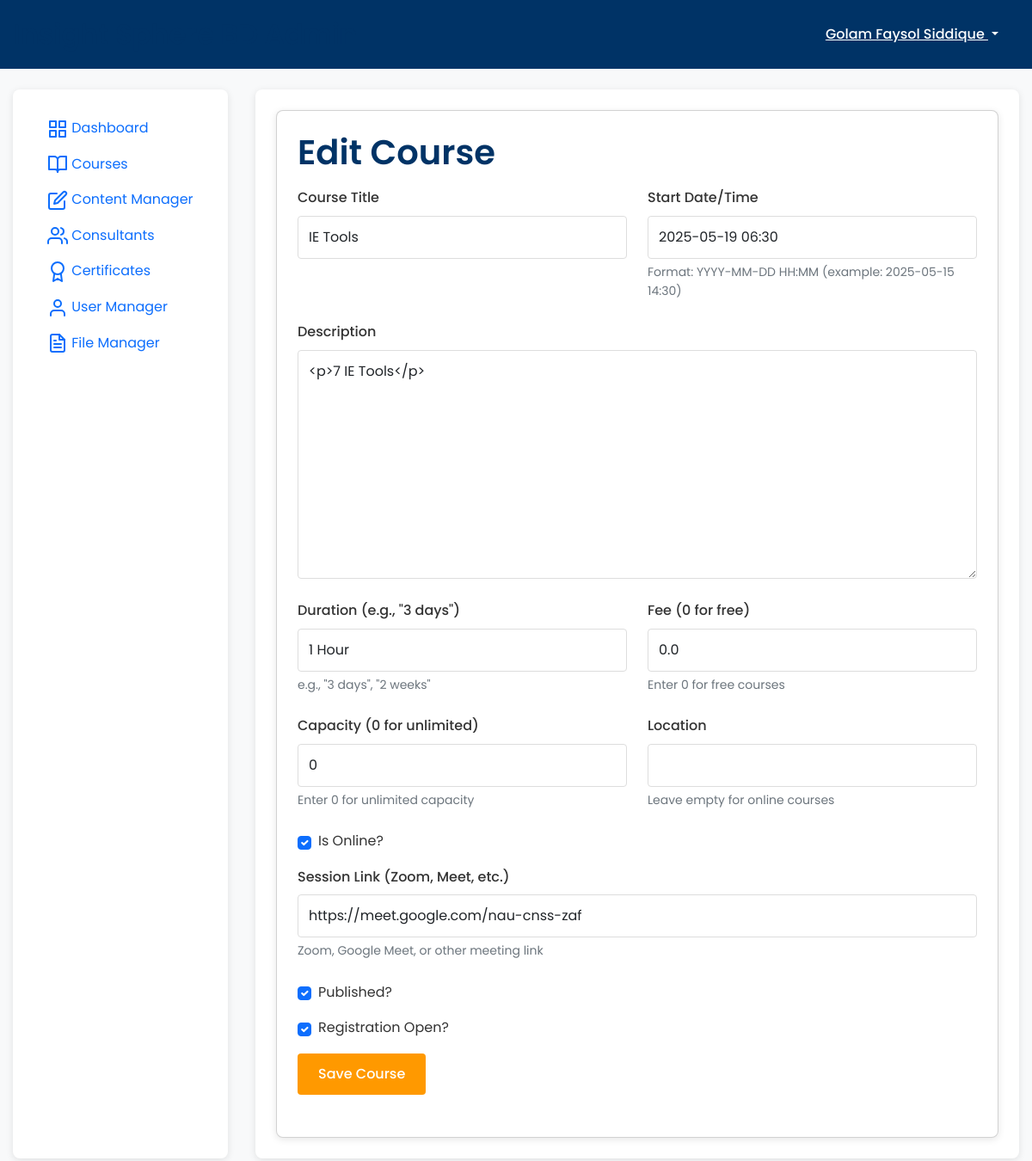
The page /admin/courses/edit/1 (signed in) on the database its author committed.
### models.py (models this page shows, shortened)
class User(UserMixin, db.Model):
    id = db.Column(db.Integer, primary_key=True)
    username = db.Column(db.String(64), unique=True, nullable=False)
    email = db.Column(db.String(120), unique=True, nullable=False)
    password_hash = db.Column(db.String(256))
    full_name = db.Column(db.String(100))
    phone = db.Column(db.String(20))
    role = db.Column(db.String(20), default='user')  # user, admin, super_admin, consultant
    created_at = db.Column(db.DateTime, default=datetime.utcnow)
    courses = db.relationship('Course', secondary=registrations,
                             backref=db.backref('participants', lazy='dynamic'))
    payments = db.relationship('Payment', backref='user', lazy=True)
    certificates = db.relationship('Certificate', backref='user', lazy=True)
    is_consultant = db.Column(db.Boolean, default=False)
    bio = db.Column(db.Text)
    position = db.Column(db.String(100))
    photo_url = db.Column(db.String(255))
    photo_filename = db.Column(db.String(255), nullable=True)
    cv_filename = db.Column(db.String(255), nullable=True)
    def is_admin(self):
        return self.role in ['admin', 'super_admin']
    def is_super_admin(self):
        return self.role == 'super_admin'
    @property
    def is_authenticated(self):
        return True

class Course(db.Model):
    id = db.Column(db.Integer, primary_key=True)
    title = db.Column(db.String(100), nullable=False)
    description = db.Column(db.Text)
    date = db.Column(db.DateTime)
    duration = db.Column(db.String(50))  # e.g., "3 days", "2 weeks"
    fee = db.Column(db.Float, default=0.0)
    capacity = db.Column(db.Integer)
    location = db.Column(db.String(100))
    is_online = db.Column(db.Boolean, default=True)
    session_link = db.Column(db.String(255))  # Zoom, Google Meet, etc.
    is_published = db.Column(db.Boolean, default=False)
    created_at = db.Column(db.DateTime, default=datetime.utcnow)
    registration_open = db.Column(db.Boolean, default=True)
    payment_methods = db.Column(db.String(255), default='stripe,sslcommerz,manual')  # Comma-separated list of payment methods
    allow_bkash = db.Column(db.Boolean, default=True)  # via SSLCommerz
    allow_nagad = db.Column(db.Boolean, default=True)  # via SSLCommerz
    allow_rocket = db.Column(db.Boolean, default=True)  # via SSLCommerz
    allow_cards = db.Column(db.Boolean, default=True)  # via Stripe or SSLCommerz
    creator_id = db.Column(db.Integer, db.ForeignKey('user.id'))
    creator = db.relationship('User', foreign_keys=[creator_id])
    videos = db.relationship('CourseVideo', backref='course', lazy=True)
    materials = db.relationship('CourseMaterial', backref='course', lazy=True)

### routes/admin.py (the view)
    def decorated_function(*args, **kwargs):
        if not current_user.is_authenticated or not current_user.is_admin():
            abort(403)
        return f(*args, **kwargs)

### app.py (called while the page is built)
@login_manager.user_loader
def load_user(user_id):
    from models import User
    return User.query.get(int(user_id))

@app.context_processor
def inject_config():
    from datetime import datetime
    return {'config': app.config, 'now': datetime.utcnow()}

### routes/admin.py (called while the page is built, shortened)
def admin_required(f):
    def decorated_function(*args, **kwargs):
        if not current_user.is_authenticated or not current_user.is_admin():
            abort(403)
        return f(*args, **kwargs)
    decorated_function.__name__ = f.__name__
    return login_required(decorated_function)

@admin_bp.route('/courses/edit/<int:course_id>', methods=['GET', 'POST'])
@admin_required
def course_edit(course_id):
    course = Course.query.get_or_404(course_id)
    form = CourseForm(obj=course)
    return render_template('admin/course_form.html',
                         title='Edit Course',
                         form=form,
                         course=course)

### templates/admin/course_form.html (shortened to what this page needs)
{% extends "admin/layout.html" %}
{% block content %}
<div class="card">
    <div class="card-content">
        <h1>{{ 'Edit' if course else 'Add' }} Course</h1>
        <form method="post" action="" novalidate>
            <div class="row">
                <div class="col-md-6">
                    <div class="form-group">
                        {{ form.title.label(class="form-label") }}
                        {{ form.title(class="form-control") }}
                    </div>
                </div>
                <div class="col-md-6">
                    <div class="form-group">
                        {{ form.date.label(class="form-label") }}
                        {{ form.date(class="form-control") }}
                        <small class="form-text text-muted">Format: YYYY-MM-DD HH:MM (example: 2025-05-15 14:30)</small>
                    </div>
                </div>
            </div>
            <div class="form-group">
                {{ form.description.label(class="form-label") }}
                {{ form.description(class="form-control editor", rows=10) }}
            </div>
            <div class="row">
                <div class="col-md-6">
                    <div class="form-group">
                        {{ form.duration.label(class="form-label") }}
                        {{ form.duration(class="form-control") }}
                        <small class="form-text text-muted">e.g., "3 days", "2 weeks"</small>
                    </div>
                </div>
                <div class="col-md-6">
                    <div class="form-group">
                        {{ form.fee.label(class="form-label") }}
                        {{ form.fee(class="form-control") }}
                        <small class="form-text text-muted">Enter 0 for free courses</small>
                    </div>
                </div>
            </div>
            <div class="row">
                <div class="col-md-6">
                    <div class="form-group">
                        {{ form.capacity.label(class="form-label") }}
                        {{ form.capacity(class="form-control") }}
                        <small class="form-text text-muted">Enter 0 for unlimited capacity</small>
                    </div>
                </div>
                <div class="col-md-6">
                    <div class="form-group">
                        {{ form.location.label(class="form-label") }}
                        {{ form.location(class="form-control") }}
                        <small class="form-text text-muted">Leave empty for online courses</small>
                    </div>
                </div>
            </div>
            <div class="form-check mb-3">
                {{ form.is_online(class="form-check-input") }}
                {{ form.is_online.label(class="form-check-label") }}
            </div>
            <div class="form-group" id="sessionLinkGroup">
                {{ form.session_link.label(class="form-label") }}
                {{ form.session_link(class="form-control") }}
                <small class="form-text text-muted">Zoom, Google Meet, or other meeting link</small>
            </div>
            <div class="form-check mb-3">
                {{ form.is_published(class="form-check-input") }}
                {{ form.is_published.label(class="form-check-label") }}
            </div>
            <div class="form-check mb-3">
                {{ form.registration_open(class="form-check-input") }}
                {{ form.registration_open.label(class="form-check-label") }}
            </div>
            <div class="form-group">
                {{ form.submit(class="btn btn-primary") }}
                <a href="{{ url_for('admin.course_manager') }}" class="btn btn-secondary">Cancel</a>
            </div>
        </form>
    </div>
</div>
{% endblock %}

### templates/admin/layout.html (shortened to what this page needs)
<!DOCTYPE html>
<html lang="en">
<head>
    <link rel="stylesheet" href="https://cdn.jsdelivr.net/npm/bootstrap@5.2.3/dist/css/bootstrap.min.css">
    <link rel="stylesheet" href="https://cdn.jsdelivr.net/npm/feather-icons/dist/feather.min.css">
    <link rel="stylesheet" href="{{ url_for('static', filename='css/main.css') }}">
</head>
<body>
    <header class="admin-header">
        <div class="admin-container">
            <div class="d-flex justify-content-between align-items-center">
                <div class="d-flex align-items-center">
                    <h2 class="m-0">Insight Sphere BD Admin</h2>
                </div>
                <div class="d-flex align-items-center">
                    <div class="dropdown">
                        <button class="btn btn-link text-white dropdown-toggle" type="button" id="userDropdown" data-bs-toggle="dropdown" aria-expanded="false">
                            {{ current_user.full_name or current_user.username }}
                        </button>
                    </div>
                </div>
            </div>
        </div>
    </header>
    <div class="admin-container my-4">
        <div class="admin-layout">
            <div class="admin-sidebar">
                <nav>
                    <ul class="nav flex-column">
                        <li class="nav-item">
                            <a class="nav-link {% if request.path == url_for('admin.dashboard') %}active{% endif %}" href="{{ url_for('admin.dashboard') }}">
                                <i data-feather="grid"></i> Dashboard
                            </a>
                        </li>
                        <li class="nav-item">
                            <a class="nav-link {% if 'course' in request.path %}active{% endif %}" href="{{ url_for('admin.course_manager') }}">
                                <i data-feather="book-open"></i> Courses
                            </a>
                        </li>
                        <li class="nav-item">
                            <a class="nav-link {% if 'content' in request.path %}active{% endif %}" href="{{ url_for('admin.content_editor') }}">
                                <i data-feather="edit"></i> Content Manager
                            </a>
                        </li>
                        <li class="nav-item">
                            <a class="nav-link {% if 'consultant' in request.path %}active{% endif %}" href="{{ url_for('admin.consultant_manager') }}">
                                <i data-feather="users"></i> Consultants
                            </a>
                        </li>
                        <li class="nav-item">
                            <a class="nav-link {% if 'certificate' in request.path %}active{% endif %}" href="{{ url_for('admin.certificate_templates') }}">
                                <i data-feather="award"></i> Certificates
                            </a>
                        </li>
                        {% if current_user.is_super_admin() %}
                            <li class="nav-item">
                                <a class="nav-link {% if 'users' in request.path %}active{% endif %}" href="{{ url_for('admin.user_manager') }}">
                                    <i data-feather="user"></i> User Manager
                                </a>
                            </li>
                            <li class="nav-item">
                                <a class="nav-link {% if 'file-manager' in request.path or 'file-edit' in request.path %}active{% endif %}" href="{{ url_for('admin.file_manager') }}">
                                    <i data-feather="file-text"></i> File Manager
                                </a>
                            </li>
                        {% endif %}
                    </ul>
                </nav>
            </div>
            <div class="admin-content">
                {% block content %}{% endblock %}
            </div>
        </div>
    </div>
</body>
</html>

### static/css/main.css (style rules this page uses)
:root { --primary-color: #0066cc; --secondary-color: #003366; --accent-color: #ff9900; --text-color: #333333; --light-color: #f8f9fa; --light-gray: #f0f0f0; --medium-gray: #dddddd; --dark-gray: #666666; --font-family: 'Poppins', 'Roboto', sans-serif; }
body { font-family: var(--font-family); color: var(--text-color); line-height: 1.6; margin: 0; padding: 0; background-color: var(--light-color); }
a { color: var(--primary-color); text-decoration: none; }
h1, h2, h3, h4, h5, h6 { font-weight: 600; margin-top: 0; margin-bottom: 1rem; color: var(--secondary-color); }
.btn { display: inline-block; font-weight: 500; padding: 0.75rem 1.5rem; border-radius: 4px; border: none; cursor: pointer; transition: all 0.2s ease; text-align: center; }
.btn-primary { background-color: var(--accent-color); color: white; }
.btn-secondary { background-color: transparent; border: 1px solid white; color: white; }
.card { background-color: white; border-radius: 8px; box-shadow: 0 2px 8px rgba(0, 0, 0, 0.1); overflow: hidden; transition: transform 0.3s ease, box-shadow 0.3s ease; }
.card-content { padding: 1.5rem; }
.form-group { margin-bottom: 1.5rem; }
.form-label { display: block; margin-bottom: 0.5rem; font-weight: 500; }
.form-control { display: block; width: 100%; padding: 0.75rem; font-size: 1rem; border: 1px solid var(--medium-gray); border-radius: 4px; background-color: white; }
.form-check { display: flex; align-items: center; margin-bottom: 0.75rem; }
.form-check-input { margin-right: 0.5rem; }
.form-text { display: block; margin-top: 0.25rem; font-size: 0.875rem; color: var(--dark-gray); }
.admin-header { background-color: var(--secondary-color); color: white; padding: 1rem 0; }
.admin-container { max-width: 1400px; margin: 0 auto; padding: 0 15px; }
.admin-layout { display: grid; grid-template-columns: 250px 1fr; gap: 2rem; min-height: calc(100vh - 130px); }
.admin-sidebar { background-color: white; padding: 1.5rem; border-radius: 8px; box-shadow: 0 2px 8px rgba(0, 0, 0, 0.1); }
.admin-content { padding: 1.5rem; background-color: white; border-radius: 8px; box-shadow: 0 2px 8px rgba(0, 0, 0, 0.1); }

### rows shown on the page
User: full_name "Golam Faysol Siddique"
Course: title "IE Tools", date "2025-05-19 06:30", description "<p>7 IE Tools</p>", duration "1 Hour", fee "0.0", capacity "0", is_online "☑", session_link "https://meet.google.com/nau-cnss-zaf", is_published "☑", registration_open "☑"

### other values the page prints
{{ 'Edit' if course else 'Add' }} "Edit"
